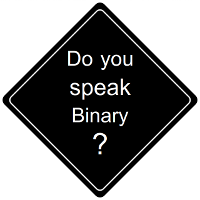
#> input picture test2.png, 200 x 200 px
$ python -i tool.py   (imports and definitions only)
#> lines starting #> are read from the running program, lines starting #| are printed output that depends on the picture
from PIL import Image, ImageFilter, ImageOps
import numpy as np
import itertools
import operator
import math

def dodge(a, b, alpha):
    return min(int(a*255/(256-b*alpha)), 255)

def im2draw(im1, blur=13, alpha=1.0):
    im2 = im1.copy()
    im2 = ImageOps.invert(im2)

    im2 = im2.filter(ImageFilter.GaussianBlur(radius=blur))

    width, height = im1.size
    for x in range(width):
        for y in range(height):
            a = im1.getpixel((x, y))
            b = im2.getpixel((x, y))
            im1.putpixel((x, y), dodge(a, b, alpha))

    return np.asarray(im1)

def imread(filename, draw=False):
#> called with filename = 'test2.png', draw = False
    im = Image.open(filename).convert("L")
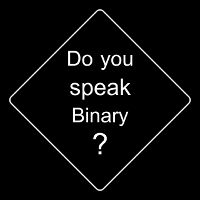
#> im: PIL image 200x200 L; min 0, max 255, mean 10.3

    if draw:
        im = im2draw(im)

    return np.asarray(im)

def match(kps_a, kps_b, ratio = 0.6):
    num=0
    for kp_a in kps_a:
        mn1 = float("inf")
        mn2 = float("inf")
        for kp_b in kps_b:
            dps=sum(itertools.starmap(operator.mul,zip(kp_a["des"], kp_b["des"])))
            delta = math.acos(max(min(dps,1), -1))

            if delta < mn1:
                mn2 = mn1
                mn1 = delta
            elif delta < mn2:
                mn2 = delta

        if mn1 < mn2*ratio:
            num += 1

    return num

>>> result = imread('test2.png')
